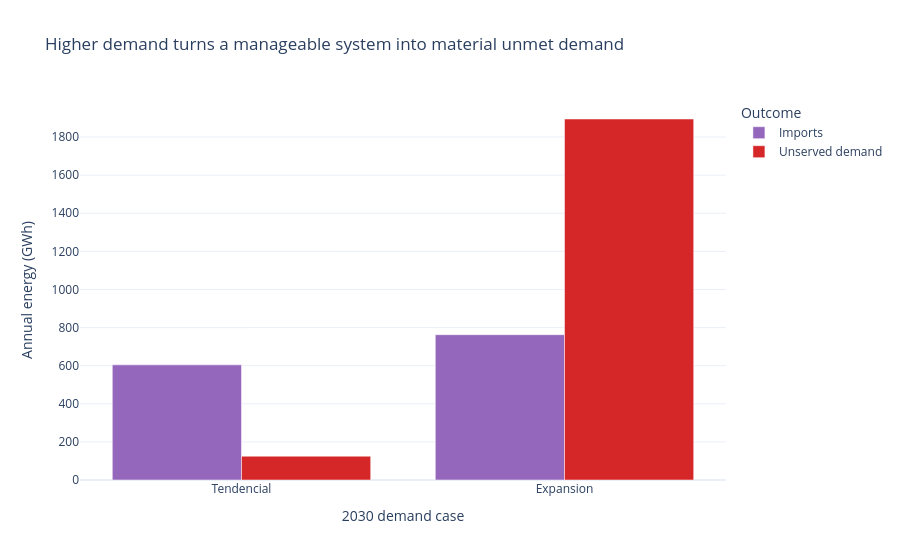

The notebook cell this image was saved under:
### Markdown cell above
## 4. Demand growth: the same portfolio behaves differently

The 2030 cases hold the renewable additions constant and change the demand trajectory. That makes this a controlled comparison of demand pressure.

### Code cell
view = future.copy()
view['case_label'] = view.case.str.replace('_2030','').str.title()
long = view.melt(id_vars='case_label', value_vars=['imports_gwh','load_shedding_gwh'], var_name='metric', value_name='gwh')
long['metric'] = long.metric.map({'imports_gwh':'Imports','load_shedding_gwh':'Unserved demand'})
fig = px.bar(long, x='case_label', y='gwh', color='metric', barmode='group',
             labels={'case_label':'2030 demand case','gwh':'Annual energy (GWh)','metric':'Outcome'},
             title='Higher demand turns a manageable system into material unmet demand',
             color_discrete_map={'Imports':'#9467bd','Unserved demand':'#d62728'},
             hover_data={'gwh':':.1f'})
fig.update_layout(template='plotly_white')
fig.show()

### Figure 1 — Plotly figure (JSON) as saved in the notebook; plotly's stock layout.template omitted (floating-point values rounded to 4 significant figures)
{"data": [{"alignmentgroup": "True", "hovertemplate": "Outcome=Imports<br>2030 demand case=%{x}<br>Annual energy (GWh)=%{y:.1f}<extra></extra>", "legendgroup": "Imports", "marker": {"color": "#9467bd", "pattern": {"shape": ""}}, "name": "Imports", "offsetgroup": "Imports", "orientation": "v", "showlegend": true, "textposition": "auto", "type": "bar", "x": ["Tendencial", "Expansion"], "xaxis": "x", "y": [604.4, 762.6], "yaxis": "y"}, {"alignmentgroup": "True", "hovertemplate": "Outcome=Unserved demand<br>2030 demand case=%{x}<br>Annual energy (GWh)=%{y:.1f}<extra></extra>", "legendgroup": "Unserved demand", "marker": {"color": "#d62728", "pattern": {"shape": ""}}, "name": "Unserved demand", "offsetgroup": "Unserved demand", "orientation": "v", "showlegend": true, "textposition": "auto", "type": "bar", "x": ["Tendencial", "Expansion"], "xaxis": "x", "y": [125.0, 1895.0], "yaxis": "y"}], "layout": {"barmode": "group", "legend": {"title": {"text": "Outcome"}, "tracegroupgap": 0}, "title": {"text": "Higher demand turns a manageable system into material unmet demand"}, "xaxis": {"anchor": "y", "domain": [0, 1], "title": {"text": "2030 demand case"}}, "yaxis": {"anchor": "x", "domain": [0, 1], "title": {"text": "Annual energy (GWh)"}}}}
